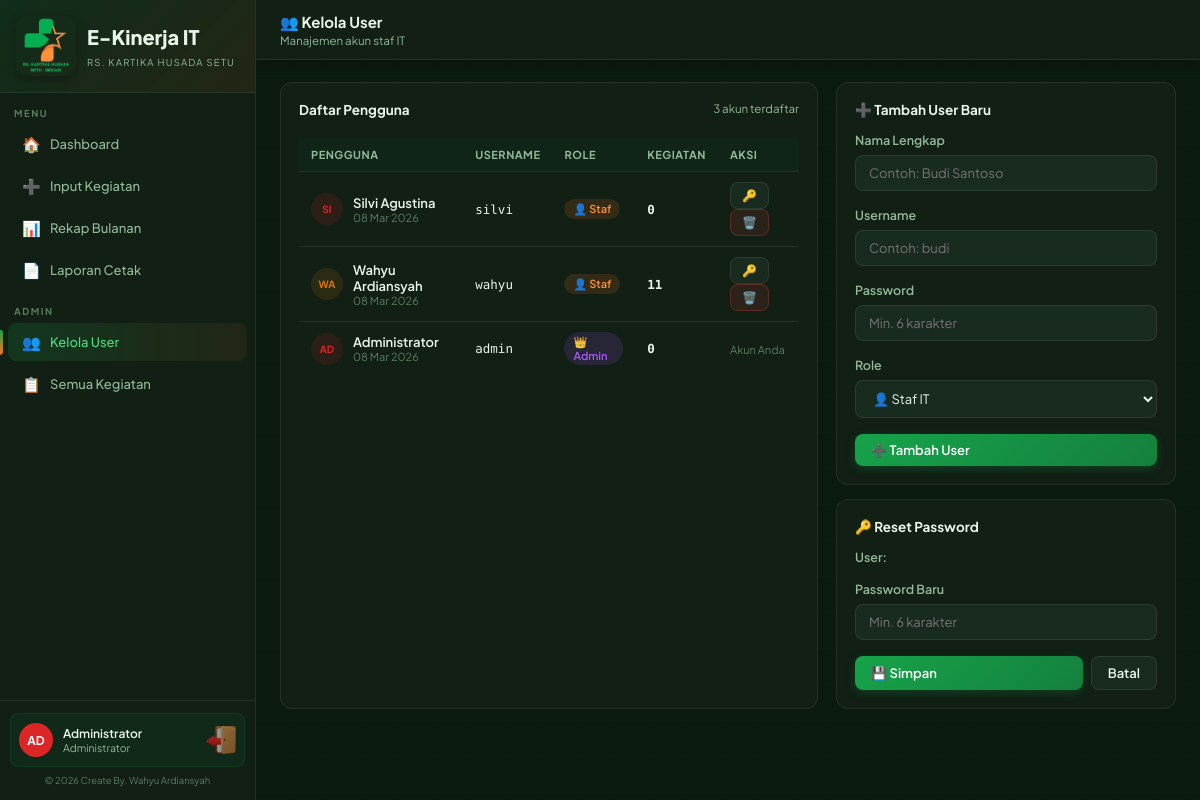
/users.php (signed in), run on the app's committed database.
### tables this page shows
CREATE TABLE users (
        id INTEGER PRIMARY KEY AUTOINCREMENT,
        username TEXT UNIQUE NOT NULL,
        nama TEXT NOT NULL,
        password TEXT NOT NULL,
        role TEXT DEFAULT 'user',
        created_at DATETIME DEFAULT CURRENT_TIMESTAMP
    );

### includes/auth.php (called while the page is built, shortened)
<?php
function currentUser() {
    return [
        'id'       => $_SESSION['user_id']   ?? null,
        'username' => $_SESSION['username']  ?? '',
        'nama'     => $_SESSION['nama']      ?? '',
        'role'     => $_SESSION['role']      ?? 'user',
    ];
}
?>

### users.php (the view, shortened to what this page needs)
<?php
require_once 'includes/auth.php';
$db   = getDB();
$activePage = 'users';
$users = $db->query("SELECT u.*,COUNT(k.id) as total_kegiatan FROM users u LEFT JOIN kegiatan k ON u.id=k.user_id GROUP BY u.id ORDER BY u.role DESC, u.nama")->fetchAll();
include 'includes/header.php';
?>
<div class="main">
  <div class="topbar">
    <div>
      <div class="topbar-title">👥 Kelola User</div>
      <div class="topbar-sub">Manajemen akun staf IT</div>
    </div>
  </div>
  <div class="content">
    <div style="display:grid;grid-template-columns:1fr 340px;gap:18px;">
      <div class="card fade-up">
        <div class="card-header">
          <div class="card-title">Daftar Pengguna</div>
          <div class="card-sub"><?= count($users) ?> akun terdaftar</div>
        </div>
        <div class="table-wrap">
          <table>
            <thead>
              <tr><th>Pengguna</th><th>Username</th><th>Role</th><th>Kegiatan</th><th>Aksi</th></tr>
            </thead>
            <tbody>
              <?php foreach ($users as $u): ?>
              <tr>
                <td>
                  <div style="display:flex;align-items:center;gap:10px">
                    <div class="mini-avatar" style="width:32px;height:32px;background:<?= avatarColor($u['nama']) ?>22;color:<?= avatarColor($u['nama']) ?>">
                      <?= strtoupper(substr($u['nama'],0,2)) ?>
                    </div>
                    <div>
                      <div style="font-weight:600;font-size:13px"><?= htmlspecialchars($u['nama']) ?></div>
                      <div style="font-size:11px;color:var(--muted)"><?= date('d M Y', strtotime($u['created_at'])) ?></div>
                    </div>
                  </div>
                </td>
                <td style="font-family:'DM Mono',monospace;font-size:12.5px"><?= htmlspecialchars($u['username']) ?></td>
                <td>
                  <?php if ($u['role']==='admin'): ?>
                  <span class="badge badge-purple">👑 Admin</span>
                  <?php else: ?>
                  <span class="badge badge-blue">👤 Staf</span>
                  <?php endif; ?>
                </td>
                <td style="font-weight:700;font-family:'DM Mono',monospace"><?= $u['total_kegiatan'] ?></td>
                <td>
                  <?php if ($u['id'] !== $user['id']): ?>
                  <button class="btn btn-secondary btn-sm" onclick="showReset(<?= $u['id'] ?>,'<?= htmlspecialchars($u['nama']) ?>')">🔑</button>
                  <a href="?del=<?= $u['id'] ?>" class="btn btn-danger btn-sm" onclick="return confirm('Hapus user ini beserta semua kegiatannya?')">🗑️</a>
                  <?php else: ?>
                  <span style="font-size:11px;color:var(--muted)">Akun Anda</span>
                  <?php endif; ?>
                </td>
              </tr>
              <?php endforeach; ?>
            </tbody>
          </table>
        </div>
      </div>
      <div style="display:flex;flex-direction:column;gap:14px;">
        <div class="card fade-up" style="animation-delay:.1s">
          <div class="card-title" style="margin-bottom:14px">➕ Tambah User Baru</div>
          <form method="POST">
            <div class="form-group">
              <label class="form-label">Nama Lengkap</label>
              <input type="text" name="nama" class="form-control" placeholder="Contoh: Budi Santoso" required>
            </div>
            <div class="form-group">
              <label class="form-label">Username</label>
              <input type="text" name="username" class="form-control" placeholder="Contoh: budi" required>
            </div>
            <div class="form-group">
              <label class="form-label">Password</label>
              <input type="password" name="password" class="form-control" placeholder="Min. 6 karakter" required>
            </div>
            <div class="form-group">
              <label class="form-label">Role</label>
              <select name="role" class="form-control">
                <option value="user">👤 Staf IT</option>
              </select>
            </div>
            <button type="submit" class="btn btn-primary" style="width:100%">➕ Tambah User</button>
          </form>
        </div>
        <div class="card fade-up" style="animation-delay:.15s" id="resetForm" style="display:none">
          <div class="card-title" style="margin-bottom:14px">🔑 Reset Password</div>
          <form method="POST">
            <div class="form-group">
              <label class="form-label">User: <span id="reset_name" style="color:#4ade80"></span></label>
            </div>
            <div class="form-group">
              <label class="form-label">Password Baru</label>
              <input type="text" name="new_password" class="form-control" placeholder="Min. 6 karakter" required>
            </div>
            <div style="display:flex;gap:8px">
              <button type="submit" class="btn btn-primary" style="flex:1">💾 Simpan</button>
              <button type="button" class="btn btn-secondary" onclick="hideReset()">Batal</button>
            </div>
          </form>
        </div>
      </div>
    </div>
  </div>
</div>
</body></html>

### includes/header.php (shortened to what this page needs)
<?php
require_once __DIR__ . '/auth.php';
$user = currentUser();
$activePage = $activePage ?? '';
?>
<!DOCTYPE html>
<html lang="id">
<head>
</head>
<body>
<aside class="sidebar">
  <div class="sidebar-logo">
    <img src="rs.png" alt="RS Logo" style="width:60px;height:60px;border-radius:10px;object-fit:cover;flex-shrink:0;box-shadow:0 3px 10px rgba(0,0,0,.3);">
    <div>
      <div class="logo-text">E-Kinerja IT</div>
      <div class="logo-sub">RS. Kartika Husada Setu</div>
    </div>
  </div>
  <div class="nav-section">Menu</div>
  <a href="dashboard.php" class="nav-item <?= $activePage==='dashboard'?'active':'' ?>">
    <span class="nav-icon">🏠</span> Dashboard
  </a>
  <a href="input.php" class="nav-item <?= $activePage==='input'?'active':'' ?>">
    <span class="nav-icon">➕</span> Input Kegiatan
  </a>
  <a href="rekap.php" class="nav-item <?= $activePage==='rekap'?'active':'' ?>">
    <span class="nav-icon">📊</span> Rekap Bulanan
  </a>
  <a href="laporan.php" class="nav-item <?= $activePage==='laporan'?'active':'' ?>">
    <span class="nav-icon">📄</span> Laporan Cetak
  </a>
  <?php if ($user['role'] === 'admin'): ?>
  <div class="nav-section">Admin</div>
  <a href="users.php" class="nav-item <?= $activePage==='users'?'active':'' ?>">
    <span class="nav-icon">👥</span> Kelola User
  </a>
  <a href="semua_kegiatan.php" class="nav-item <?= $activePage==='semua'?'active':'' ?>">
    <span class="nav-icon">📋</span> Semua Kegiatan
  </a>
  <?php endif; ?>
  <div class="sidebar-footer">
    <div class="user-card">
      <div class="avatar" style="background:<?= avatarColor($user['nama']) ?>;color:#fff">
        <?= strtoupper(substr($user['nama'],0,2)) ?>
      </div>
      <div class="user-info">
        <div class="user-name"><?= htmlspecialchars($user['nama']) ?></div>
        <div class="user-role"><?= $user['role'] === 'admin' ? 'Administrator' : 'Staf IT' ?></div>
      </div>
      <a href="logout.php" title="Logout" style="flex-shrink:0;opacity:.7;transition:opacity .15s;" onmouseover="this.style.opacity=1" onmouseout="this.style.opacity=.7">
        <img src="exit.png" alt="logout" style="width:30px;height:30px;object-fit:contain;display:block;">
      </a>
    </div>
    <div style="text-align:center;padding:7px 0 2px;font-size:9.5px;color:var(--muted);">
      © 2026 Create By. Wahyu Ardiansyah
    </div>
  </div>
</aside>
<?php
function avatarColor($name) {
    $colors = ['#16a34a','#f97316','#0ea5e9','#d97706','#7c3aed','#dc2626'];
    return $colors[ord($name[0]) % count($colors)];
}
?>

### data on the page
users: nama "AD", nama "Administrator", created_at "08 Mar 2026", username "admin", role "👑 Admin", total_kegiatan "0", shows "Akun Anda"
users: nama "SI", nama "Silvi Agustina", created_at "08 Mar 2026", username "silvi", role "👤 Staf", total_kegiatan "0"
users: nama "WA", nama "Wahyu Ardiansyah", created_at "08 Mar 2026", username "wahyu", role "👤 Staf", total_kegiatan "11"

### other printed values
count($users) "3"
